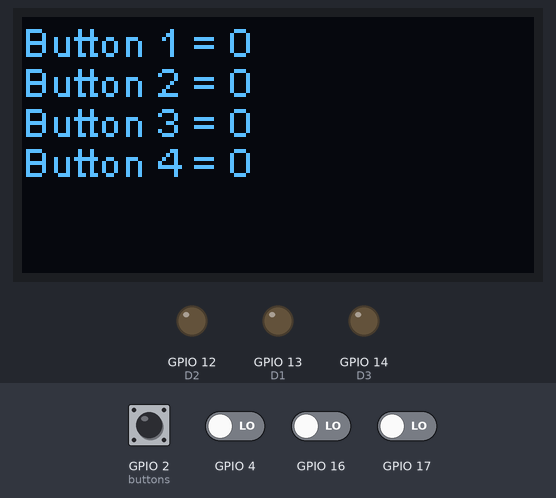
Bench run of a sketch on a simulated ESP32. Shown: 128×64 one-colour display, output pins drawn as LEDs (lit = HIGH). The inputs (shaded band) are chosen by the test bench; at power-on: GPIO 2 (buttons), GPIO 4, GPIO 16, GPIO 17 LOW.

Above: at 3.6 s.
3.7 s: GPIO 2 (buttons) pulled HIGH for 0.15 s
At 3.79 s:
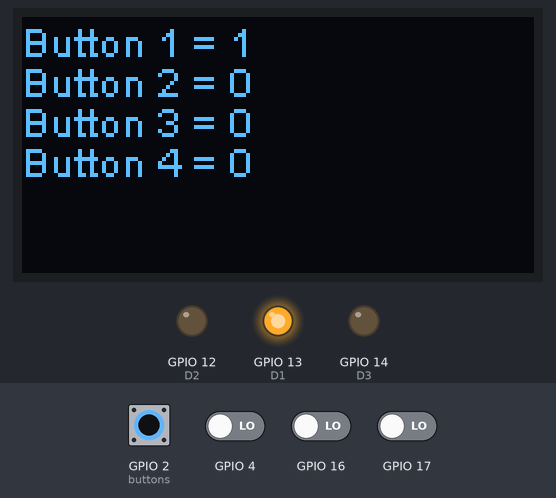
5.3 s: GPIO 4 driven HIGH
At 6.3 s:
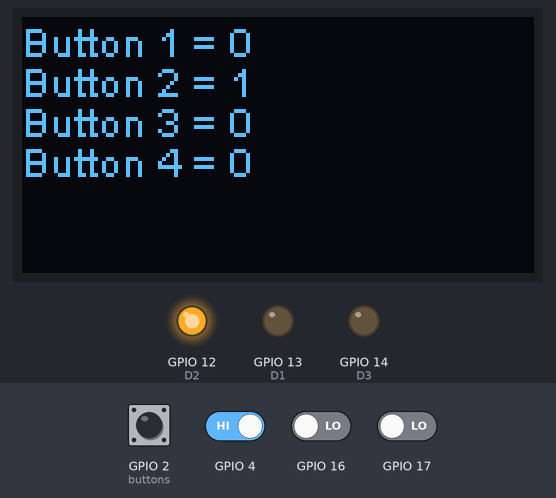
6.8 s: GPIO 16 driven HIGH
At 7.6 s:
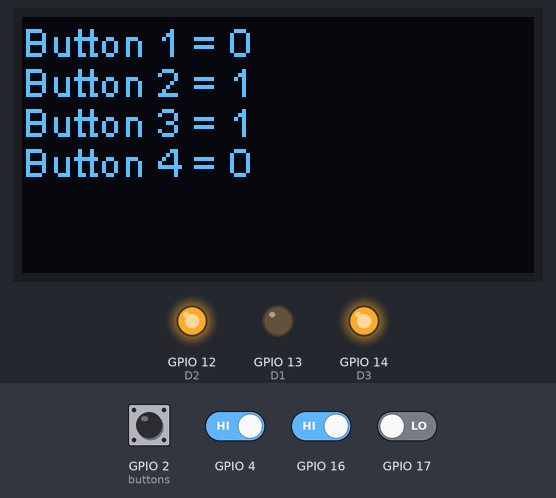
8.3 s: GPIO 2 (buttons) pulled HIGH for 1 s
At 9.1 s:
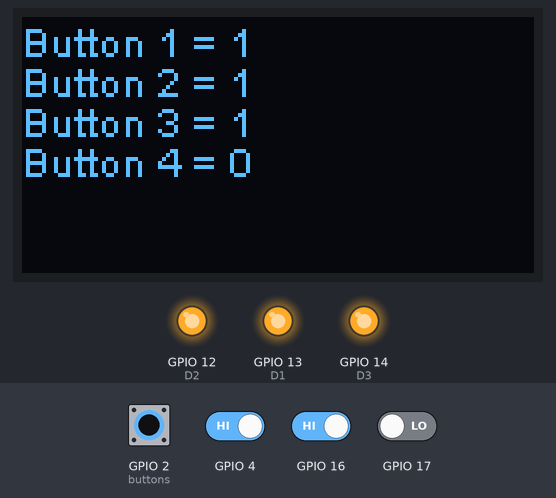
10.8 s: GPIO 4 driven LOW
At 11.6 s:
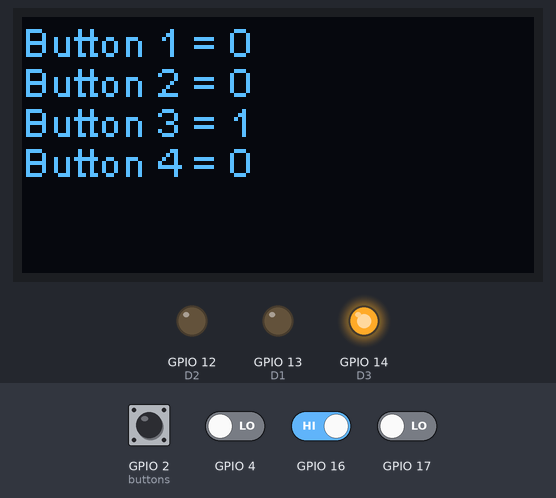
12.3 s: GPIO 2 (buttons) pulled HIGH for 0.15 s
At 12.39 s:
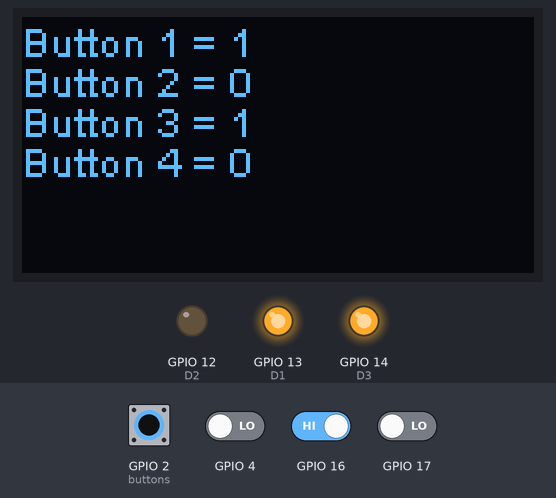
Timing chart, 0 to 14.9 s (numbered marks = the images above; inputs shaded):
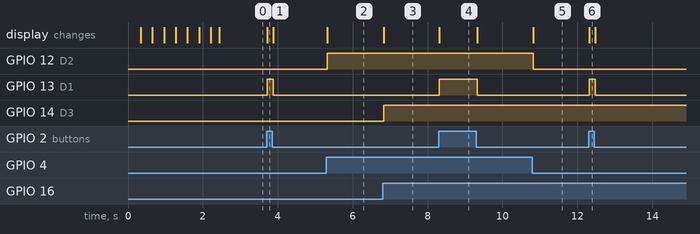

The sketch:

EXAMPLE_CODE.ino
```cpp
#include <Arduino.h>
#include <SSD1306.h>    // Library for OLED Driver SSD1306

SSD1306 display(0x3C, 21, 22);  // Display configuration

int D1 = 13;    // variable declaration for LEDs
int D2 = 12;
int D3 = 14;
int D4 = 27;

void setup() {
  display.init();
  display.flipScreenVertically();
  for (int i = 0; i <= 100; i++) {
    display.drawProgressBar(10, 28, 100, 8, i);
    display.display();
    delay(10);
  }
  display.clear();

  pinMode(2, INPUT);
  pinMode(4, INPUT);
  pinMode(16, INPUT);
  pinMode(17, INPUT);
  pinMode(D1, OUTPUT);
  pinMode(D2, OUTPUT);
  pinMode(D3, OUTPUT);
  pinMode(D4, OUTPUT);
}

void loop() {
  int S1 = digitalRead(2);    // Variable declaration and reading input of buttons
  int S2 = digitalRead(4);
  int S3 = digitalRead(16);
  int S4 = digitalRead(17);
  String Row1 = "Button 1 = " + String(S1);
  String Row2 = "Button 2 = " + String(S2);
  String Row3 = "Button 3 = " + String(S3);
  String Row4 = "Button 4 = " + String(S4);
  display.clear();
  display.drawString(0, 0, Row1);
  display.drawString(0, 10, Row2);
  display.drawString(0, 20, Row3);
  display.drawString(0, 30, Row4);
  display.display();

  if (S1 == HIGH) {
    digitalWrite(D1, HIGH);
  } else {
    digitalWrite(D1, LOW);
  }

  if (S2 == HIGH) {
    digitalWrite(D2, HIGH);
  } else {
    digitalWrite(D2, LOW);
  }

  if (S3 == HIGH) {
    digitalWrite(D3, HIGH);
  } else {
    digitalWrite(D3, LOW);
  }

  if (S4 == HIGH) {
    digitalWrite(D4, HIGH);
  } else {
    digitalWrite(D4, LOW);
  }
}
```

Measured:
- after the input at 3.7 s, GPIO 13 (D1): LOW → HIGH at once, → LOW 0.15 s later; the display: changes at once (image 1)
- after the input at 5.3 s, GPIO 12 (D2): LOW → HIGH at once; the display: changes at once (image 2)
- after the input at 6.8 s, GPIO 14 (D3): LOW → HIGH at once; the display: changes at once (image 3)
- after the input at 8.3 s, GPIO 13 (D1): LOW → HIGH at once, → LOW 1.0 s later; the display: changes at once (image 4)
- after the input at 10.8 s, GPIO 12 (D2): HIGH → LOW at once; the display: changes at once (image 5)
- after the input at 12.3 s, GPIO 13 (D1): LOW → HIGH at once, → LOW 0.15 s later; the display: changes at once (image 6)
